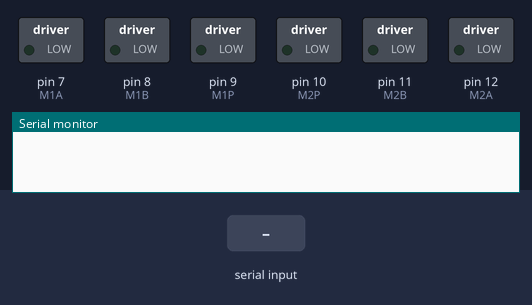
Bench run of a sketch on a simulated Arduino Leonardo, built with avr-gcc and run on an emulated ATmega32U4. On the bench: switched loads named in the sketch (green lamp = pin HIGH), the last lines printed to the serial monitor. The test bench sets the inputs (shaded band).

Above: at 1.2 s.
1.3 s: "A" received over the second serial link
At 2.5 s:
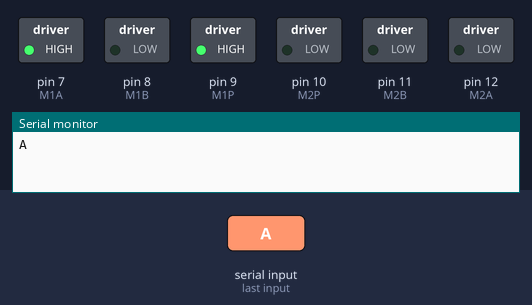
3.5 s: "B" received over the second serial link
At 4.5 s:
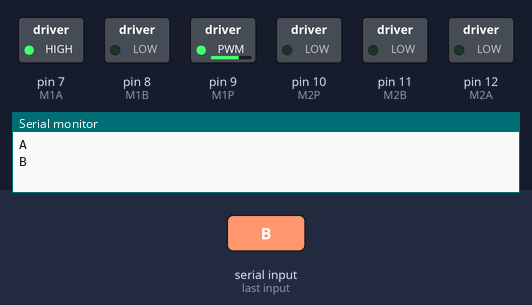
5.0 s: "D" received over the second serial link
At 5.6 s:
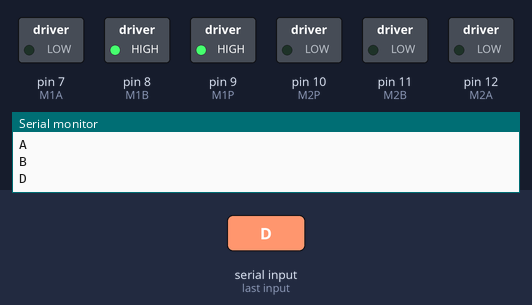
6.5 s: "E" received over the second serial link
At 7.7 s:
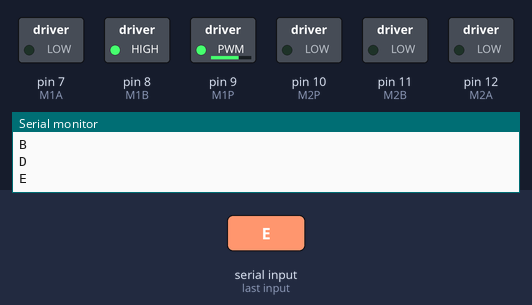
8.0 s: "F" received over the second serial link
At 9.0 s:
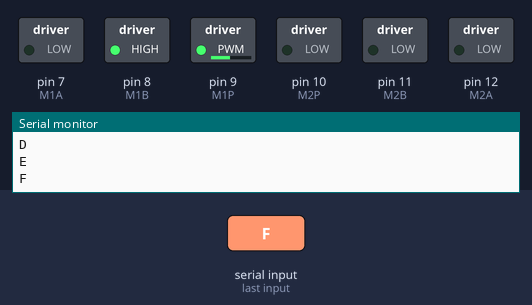
9.5 s: "H" received over the second serial link
At 11.0 s:
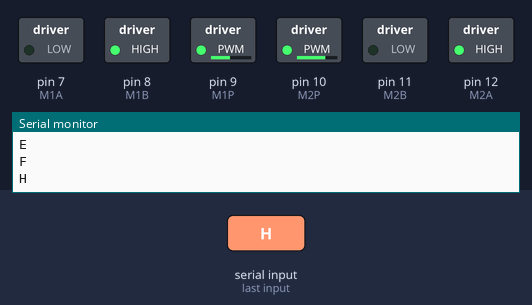
Timing chart, 0 to 12.5 s (numbered marks = the images above; inputs shaded):
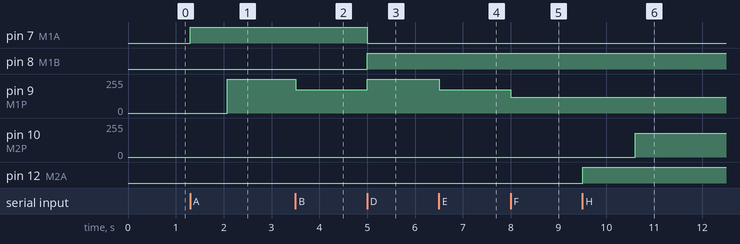

The sketch:

jD_MotorDriverDC.ino
```cpp
/*
 Motor driver for antenna tracker using L293D H-Bridge
 version 0.1 22/10/2013
 Marko Suikkanen
 */


//include libraries
#include <SoftwareSerial.h>


//define software serial and motor control pins
SoftwareSerial mySerial(6,5); // RX, TX

#define M1A 7
#define M1B 8
#define M1P 9

#define M2A 12
#define M2B 11
#define M2P 10

#define M1maxspeed 255
#define M1speed2 175
#define M1speed1 120
#define M2maxspeed 180
#define M2speed2 160
#define M2speed1 120

int M1speed=0;
int M2speed=0;
byte M1status = 0; //1 for cw, 2 for ccw, 0 for stop
byte M2status = 0; //1 for cw, 2 for ccw, 0 for stop

long prevM1millis=0, curM1millis=0;
long prevM2millis=0, curM2millis=0;
#define Mot1delay 2
#define Mot2delay 5

char inbyte;


void setup () {
  Serial.begin(57600);
  while (!Serial) {
    ; // wait for serial port to connect. Needed for Leonardo only
  }

  // set the data rate for the SoftwareSerial port
  mySerial.begin(57600);

  //set outputs
  pinMode(M1A, OUTPUT);  // IN1
  pinMode(M1B, OUTPUT);  // IN2
  pinMode(M1P, OUTPUT);  // PWM --> L293D Enable 1-2
  pinMode(M2A, OUTPUT);  // IN4
  pinMode(M2B, OUTPUT);  // IN3
  pinMode(M2P, OUTPUT);  // PWM --> L293D Enable 3-4

}

void loop() {


  if (mySerial.available()) {
    inbyte = mySerial.read();

    if(inbyte == 'A') M1status = 1; // Full speed up
    if(inbyte == 'B') M1status= 2;  // 2/3 speed up
    if(inbyte == 'C') M1status = 3; // 1/3 speed up
    if(inbyte == 'D') M1status = 4; // Full speed down
    if(inbyte == 'E') M1status = 5; // 2/3 speed down
    if(inbyte == 'F') M1status= 6;  // 1/3 speed down
    if(inbyte == 'G') M1status = 7; // stop

    if(inbyte == 'H') M2status = 1;
    if(inbyte == 'I') M2status = 2;
    if(inbyte == 'J') M2status = 3;
    if(inbyte == 'K') M2status = 4;
    if(inbyte == 'L') M2status = 5;
    if(inbyte == 'M') M2status = 6;
    if(inbyte == 'N') M2status = 7;


    Serial.println(inbyte);
  }
  curM1millis = millis();
  if((curM1millis - prevM1millis) > Mot1delay) {
    prevM1millis = curM1millis;
    switch(M1status){
    case 1:

      digitalWrite(M1A, HIGH);
      digitalWrite(M1B, LOW);
      if(M1speed <M1maxspeed) analogWrite(M1P, M1speed++);
      else analogWrite(M1P,M1maxspeed);
      break;

    case 2:

      digitalWrite(M1A, HIGH);
      digitalWrite(M1B, LOW);
      if(M1speed <M1speed2) analogWrite(M1P, M1speed++);
      else analogWrite(M1P,M1speed2);

      break;

    case 3:
      digitalWrite(M1A, HIGH);
      digitalWrite(M1B, LOW);
      if(M1speed <M1speed1) analogWrite(M1P, M1speed++);
      else analogWrite(M1P,M1speed1);
      break;

    case 4:

      digitalWrite(M1A, LOW);
      digitalWrite(M1B, HIGH);
      if(M1speed <M1maxspeed) analogWrite(M1P, M1speed++);
      else analogWrite(M1P,M1maxspeed);
      break;

    case 5:

      digitalWrite(M1A, LOW);
      digitalWrite(M1B, HIGH);
      if(M1speed <M1speed2) analogWrite(M1P, M1speed++);
      else analogWrite(M1P,M1speed2);

      break;

    case 6:
      digitalWrite(M1A, LOW);
      digitalWrite(M1B, HIGH);
      if(M1speed <M1speed1) analogWrite(M1P, M1speed++);
      else analogWrite(M1P,M1speed1);
      break;
    case 7:
      digitalWrite(M1A, LOW);
      digitalWrite(M1B, LOW);
      analogWrite(M1P, 0);
      M1speed=0;
      break;
    }
  }
  curM2millis = millis();
  if((curM2millis - prevM2millis) > Mot2delay) {
    prevM2millis = curM2millis;

    switch(M2status){
    case 1:

      digitalWrite(M2A, HIGH);
      digitalWrite(M2B, LOW);
      if(M2speed <M2maxspeed) analogWrite(M2P, M2speed++);
      else  analogWrite(M2P,M2maxspeed);
      break;

    case 2:
      digitalWrite(M2A, HIGH);
      digitalWrite(M2B, LOW);
      if(M2speed <M2speed2) analogWrite(M2P, M2speed++);
      else analogWrite(M2P,M1speed2);

      break;

    case 3:
      digitalWrite(M2A, HIGH);
      digitalWrite(M2B, LOW);
      if(M2speed <M2speed1) analogWrite(M2P, M2speed++);
      else analogWrite(M2P,M1speed1);

      break;

    case 4:
      digitalWrite(M2A, LOW);
      digitalWrite(M2B, HIGH);
      if(M2speed <M2maxspeed) analogWrite(M2P, M2speed++);
      else analogWrite(M2P,M2maxspeed);

      break;

    case 5:
      digitalWrite(M2A, LOW);
      digitalWrite(M2B, HIGH);
      if(M2speed <M2speed2) analogWrite(M2P, M2speed++);
      else analogWrite(M2P,M1speed2);

      break;

    case 6:

      digitalWrite(M2A, LOW);
      digitalWrite(M2B, HIGH);
      if(M2speed <M2speed1)  analogWrite(M2P, M2speed++);
      else analogWrite(M2P,M1speed1);

    case 7:
      digitalWrite(M2A, LOW);
      digitalWrite(M2B, LOW);
      analogWrite(M2P, 0);
      M2speed=0;
      break;
    }
  }
}
```

Measured:
- after the input at 1.3 s, pin 7 (M1A): LOW → HIGH at once; pin 9 (M1P): 0/255 → 255/255 after 0.78 s
- after the input at 3.5 s, pin 9 (M1P): 255/255 → 175/255 at once
- after the input at 5.0 s, pin 7 (M1A): HIGH → LOW at once; pin 8 (M1B): LOW → HIGH at once; pin 9 (M1P): 175/255 → 255/255 at once
- after the input at 6.5 s, pin 9 (M1P): 255/255 → 175/255 at once
- after the input at 8.0 s, pin 9 (M1P): 175/255 → 120/255 at once
- after the input at 9.5 s, pin 10 (M2P): 0/255 → 180/255 after 1.1 s; pin 12 (M2A): LOW → HIGH at once
